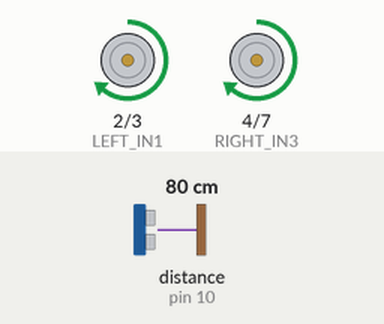
Bench run of a sketch on a simulated Arduino Uno, built with avr-gcc and run on an emulated ATmega328P. Parts: motor-driver pin pairs drawn as motors (green arrow = first pin HIGH = forward, orange = second pin HIGH = backward, longer = more drive, scaled by the enable pin). Wiring (inferred from the names in the program): ultrasonic range finder: trigger pin 9; echo pin 10. The inputs (shaded band) are chosen by the test bench; at power-on: distance to the obstacle (sensor on pin 10) 80 cm. The echo pulse lasts 58.3 µs per cm; what the sketch prints to the serial monitor is not drawn.

Above: at 2.4 s.
2.5 s: distance to the obstacle (sensor on pin 10) set to 30 cm
5.5 s: distance to the obstacle (sensor on pin 10) set to 23 cm
At 7.3 s:
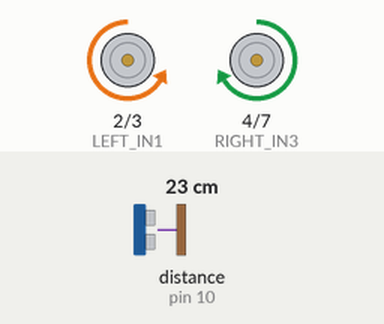
8.5 s: distance to the obstacle (sensor on pin 10) set to 60 cm
11.5 s: distance to the obstacle (sensor on pin 10) set to 2 cm
At 13.5 s:
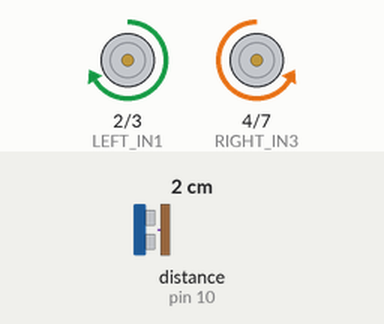
14.5 s: distance to the obstacle (sensor on pin 10) set to 35 cm
At 15.2 s:
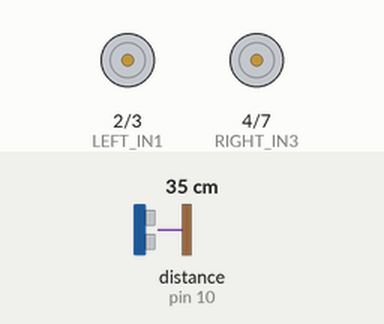
Timing chart, 0 to 17.5 s (numbered marks = the images above; inputs shaded):
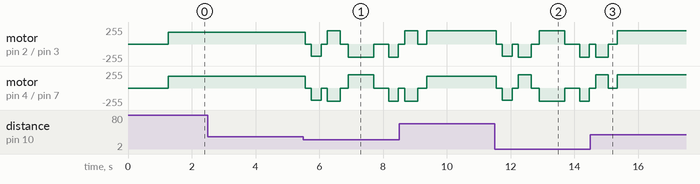

Measured:
- the behaviour switches between 27 and 26 cm on distance to the obstacle (sensor on pin 10) (found by bisection; images 0 and 1)
- after the input at 2.5 s, every drawn part: stays the same
- after the input at 14.5 s, motor on pin 2 (LEFT_IN1) / pin 3 (LEFT_IN2): goes on until 15.3 s, then stays forward 200/255

The sketch:

obstacle_avoiding_robot.ino
```cpp
// (licence header left out)
// =============================================================================
// PIN CONFIGURATION
// =============================================================================
// Centralized pin definitions — change these if your wiring differs.

// HC-SR04 Ultrasonic Sensor Pins
const int TRIG_PIN = 9;   // Trigger pin (OUTPUT) — sends ultrasonic pulse
const int ECHO_PIN = 10;  // Echo pin (INPUT) — receives reflected pulse

// L298N Motor Driver Pins — Left Motors (Motor A)
const int LEFT_EN  = 5;   // ENA — PWM speed control for left motors
const int LEFT_IN1 = 2;   // IN1 — direction control for left motors
const int LEFT_IN2 = 3;   // IN2 — direction control for left motors

// L298N Motor Driver Pins — Right Motors (Motor B)
const int RIGHT_EN = 6;   // ENB — PWM speed control for right motors
const int RIGHT_IN3 = 4;  // IN3 — direction control for right motors
const int RIGHT_IN4 = 7;  // IN4 — direction control for right motors

// =============================================================================
// CONFIGURABLE PARAMETERS
// =============================================================================
// Adjust these values to tune the robot's behavior.

const int OBSTACLE_THRESHOLD_CM = 25;    // Distance (cm) to trigger obstacle avoidance
const int MOTOR_SPEED           = 180;   // Motor speed (0–255, PWM duty cycle)
const int TURN_SPEED            = 200;   // Speed during turning maneuvers
const int TURN_DURATION_MS      = 400;   // Duration of a turn (milliseconds)
const int BACKUP_DURATION_MS    = 300;   // Duration of reverse before turning (ms)
const int SENSOR_DELAY_MS       = 50;    // Delay between sensor readings (ms)
const long ULTRASONIC_TIMEOUT   = 25000; // Timeout for echo pulse (microseconds)
                                          // ~425 cm max range at speed of sound

// =============================================================================
// GLOBAL VARIABLES
// =============================================================================
long duration;       // Duration of the ultrasonic echo pulse (microseconds)
int  distance;       // Calculated distance to obstacle (centimeters)
bool lastTurnRight = false;  // Alternates turn direction for better coverage

// =============================================================================
// SETUP — Runs once when Arduino powers on or resets
// =============================================================================
void setup() {
  // Initialize serial communication for debugging
  Serial.begin(9600);
  Serial.println(F("==========================================="));
  Serial.println(F("  OBSTACLE-AVOIDING ROBOT CAR"));
  Serial.println(F("  Initializing..."));
  Serial.println(F("==========================================="));

  // Configure ultrasonic sensor pins
  pinMode(TRIG_PIN, OUTPUT);
  pinMode(ECHO_PIN, INPUT);

  // Configure motor driver pins
  pinMode(LEFT_EN,   OUTPUT);
  pinMode(LEFT_IN1,  OUTPUT);
  pinMode(LEFT_IN2,  OUTPUT);
  pinMode(RIGHT_EN,  OUTPUT);
  pinMode(RIGHT_IN3, OUTPUT);
  pinMode(RIGHT_IN4, OUTPUT);

  // Ensure motors are stopped at startup
  stopMotors();

  Serial.println(F("  Sensor pins configured."));
  Serial.println(F("  Motor pins configured."));
  Serial.print(F("  Obstacle threshold: "));
  Serial.print(OBSTACLE_THRESHOLD_CM);
  Serial.println(F(" cm"));
  Serial.print(F("  Motor speed: "));
  Serial.println(MOTOR_SPEED);
  Serial.println(F("  Initialization complete!"));
  Serial.println(F("==========================================="));
  Serial.println();

  // Brief delay before starting main loop
  delay(1000);
}

// =============================================================================
// MAIN LOOP — Runs continuously after setup()
// =============================================================================
void loop() {
  // Step 1: Read distance from ultrasonic sensor
  distance = readDistance();

  // Step 2: Validate the reading
  if (distance <= 0 || distance > 400) {
    // Invalid reading — sensor error or out of range
    Serial.println(F("[WARNING] Invalid sensor reading — stopping for safety."));
    stopMotors();
    delay(SENSOR_DELAY_MS);
    return;  // Skip this iteration and retry
  }

  // Step 3: Log the distance
  Serial.print(F("[SENSOR] Distance: "));
  Serial.print(distance);
  Serial.println(F(" cm"));

  // Step 4: Decide action based on distance
  if (distance <= OBSTACLE_THRESHOLD_CM) {
    // Obstacle detected — execute avoidance maneuver
    Serial.println(F("[ACTION] Obstacle detected! Executing avoidance..."));
    executeObstacleAvoidance();
  } else {
    // Path is clear — move forward
    moveForward();
  }

  // Step 5: Brief delay before next sensor reading
  delay(SENSOR_DELAY_MS);
}

// =============================================================================
// SENSOR FUNCTIONS
// =============================================================================

/**
 * readDistance()
 *
 * Sends an ultrasonic pulse and measures the time for the echo to return.
 * Calculates the distance to the nearest object in centimeters.
 *
 * How it works:
 *   1. Send a 10µs HIGH pulse on the TRIG pin.
 *   2. The HC-SR04 emits eight 40kHz ultrasonic pulses.
 *   3. The ECHO pin goes HIGH for the duration of the round-trip.
 *   4. Distance = (duration × speed of sound) / 2
 *      Speed of sound ≈ 0.0343 cm/µs → distance = duration / 58.2
 *
 * Returns:
 *   Distance in centimeters (int).
 *   Returns 0 if the sensor times out (no echo received).
 */
int readDistance() {
  // Ensure TRIG pin is LOW before sending pulse
  digitalWrite(TRIG_PIN, LOW);
  delayMicroseconds(2);

  // Send a 10µs HIGH pulse to trigger the sensor
  digitalWrite(TRIG_PIN, HIGH);
  delayMicroseconds(10);
  digitalWrite(TRIG_PIN, LOW);

  // Measure the duration of the ECHO pulse (with timeout)
  duration = pulseIn(ECHO_PIN, HIGH, ULTRASONIC_TIMEOUT);

  // If pulseIn timed out, it returns 0
  if (duration == 0) {
    Serial.println(F("[SENSOR] Echo timeout — no object in range."));
    return 0;
  }

  // Calculate distance: duration (µs) / 58.2 ≈ distance (cm)
  // Using integer math: duration / 58
  int calculatedDistance = duration / 58;

  return calculatedDistance;
}

// =============================================================================
// MOTOR CONTROL FUNCTIONS
// =============================================================================

/**
 * moveForward()
 *
 * Drives all four motors forward at the configured speed.
 * Left motors: IN1=HIGH, IN2=LOW
 * Right motors: IN3=HIGH, IN4=LOW
 *
 * Note: If the robot moves backward instead of forward, swap the
 * IN1/IN2 values for left motors and/or IN3/IN4 values for right motors.
 * See the troubleshooting guide for detailed instructions.
 */
void moveForward() {
  // Set left motors direction — FORWARD
  digitalWrite(LEFT_IN1, HIGH);
  digitalWrite(LEFT_IN2, LOW);

  // Set right motors direction — FORWARD
  digitalWrite(RIGHT_IN3, HIGH);
  digitalWrite(RIGHT_IN4, LOW);

  // Set motor speeds via PWM
  analogWrite(LEFT_EN,  MOTOR_SPEED);
  analogWrite(RIGHT_EN, MOTOR_SPEED);
}

/**
 * moveBackward()
 *
 * Drives all four motors in reverse at the configured speed.
 * Left motors: IN1=LOW, IN2=HIGH
 * Right motors: IN3=LOW, IN4=HIGH
 */
void moveBackward() {
  Serial.println(F("[MOTOR] Reversing..."));

  // Set left motors direction — REVERSE
  digitalWrite(LEFT_IN1, LOW);
  digitalWrite(LEFT_IN2, HIGH);

  // Set right motors direction — REVERSE
  digitalWrite(RIGHT_IN3, LOW);
  digitalWrite(RIGHT_IN4, HIGH);

  // Set motor speeds via PWM
  analogWrite(LEFT_EN,  MOTOR_SPEED);
  analogWrite(RIGHT_EN, MOTOR_SPEED);
}

/**
 * turnLeft()
 *
 * Turns the robot to the left by:
 *   - Running RIGHT motors forward
 *   - Running LEFT motors backward (or stopping them)
 * This creates a differential turn.
 */
void turnLeft() {
  Serial.println(F("[MOTOR] Turning LEFT..."));

  // Left motors — REVERSE (or stop for a wider turn)
  digitalWrite(LEFT_IN1, LOW);
  digitalWrite(LEFT_IN2, HIGH);

  // Right motors — FORWARD
  digitalWrite(RIGHT_IN3, HIGH);
  digitalWrite(RIGHT_IN4, LOW);

  // Set turn speed
  analogWrite(LEFT_EN,  TURN_SPEED);
  analogWrite(RIGHT_EN, TURN_SPEED);
}

/**
 * turnRight()
 *
 * Turns the robot to the right by:
 *   - Running LEFT motors forward
 *   - Running RIGHT motors backward (or stopping them)
 * This creates a differential turn.
 */
void turnRight() {
  Serial.println(F("[MOTOR] Turning RIGHT..."));

  // Left motors — FORWARD
  digitalWrite(LEFT_IN1, HIGH);
  digitalWrite(LEFT_IN2, LOW);

  // Right motors — REVERSE
  digitalWrite(RIGHT_IN3, LOW);
  digitalWrite(RIGHT_IN4, HIGH);

  // Set turn speed
  analogWrite(LEFT_EN,  TURN_SPEED);
  analogWrite(RIGHT_EN, TURN_SPEED);
}

/**
 * stopMotors()
 *
 * Immediately stops all four motors by setting all direction pins LOW
 * and PWM speed to 0.
 */
void stopMotors() {
  // Set all direction pins LOW
  digitalWrite(LEFT_IN1,  LOW);
  digitalWrite(LEFT_IN2,  LOW);
  digitalWrite(RIGHT_IN3, LOW);
  digitalWrite(RIGHT_IN4, LOW);

  // Set speed to zero
  analogWrite(LEFT_EN,  0);
  analogWrite(RIGHT_EN, 0);
}

// =============================================================================
// OBSTACLE AVOIDANCE STRATEGY
// =============================================================================

/**
 * executeObstacleAvoidance()
 *
 * Implements a safe obstacle-response strategy:
 *   1. Stop the robot immediately.
 *   2. Reverse for a short distance.
 *   3. Turn in an alternating direction (left/right).
 *   4. Check if the new path is clear before resuming.
 *
 * The turn direction alternates each time to help the robot navigate
 * around obstacles more effectively rather than always turning one way.
 */
void executeObstacleAvoidance() {
  // Step 1: Stop immediately
  stopMotors();
  delay(200);

  // Step 2: Reverse to create clearance
  moveBackward();
  delay(BACKUP_DURATION_MS);

  // Step 3: Stop before turning
  stopMotors();
  delay(200);

  // Step 4: Turn in alternating direction
  if (lastTurnRight) {
    turnLeft();
    lastTurnRight = false;
  } else {
    turnRight();
    lastTurnRight = true;
  }
  delay(TURN_DURATION_MS);

  // Step 5: Stop after turning
  stopMotors();
  delay(200);

  // Step 6: Check if the new path is clear
  int newDistance = readDistance();
  Serial.print(F("[CHECK] New path distance: "));
  Serial.print(newDistance);
  Serial.println(F(" cm"));

  if (newDistance > 0 && newDistance <= OBSTACLE_THRESHOLD_CM) {
    // Still blocked — try turning the other direction
    Serial.println(F("[ACTION] Still blocked — turning opposite direction..."));

    if (lastTurnRight) {
      turnLeft();
      lastTurnRight = false;
    } else {
      turnRight();
      lastTurnRight = true;
    }
    delay(TURN_DURATION_MS * 2);  // Longer turn to try a different angle

    stopMotors();
    delay(200);
  }

  Serial.println(F("[ACTION] Avoidance complete — resuming navigation."));
}

// =============================================================================
// END OF CODE
// =============================================================================
/*
 * MOTOR DIRECTION TROUBLESHOOTING
 * ================================
 * If a motor spins in the wrong direction:
 *
 * Option 1 (Hardware): Swap the two motor wires at the L298N terminal.
 *
 * Option 2 (Software): Swap the HIGH/LOW values for that motor's IN pins.
 *   Example — If left motors go backward when moveForward() is called:
 *     Change: digitalWrite(LEFT_IN1, HIGH); → digitalWrite(LEFT_IN1, LOW);
 *     Change: digitalWrite(LEFT_IN2, LOW);  → digitalWrite(LEFT_IN2, HIGH);
 *
 * Each motor pair (left/right) can be corrected independently.
 *
 * SPEED TUNING
 * =============
 * - Increase MOTOR_SPEED (max 255) if the robot moves too slowly.
 * - Decrease MOTOR_SPEED if the robot is too fast to detect obstacles.
 * - Adjust TURN_DURATION_MS to control how sharply the robot turns.
 * - Adjust OBSTACLE_THRESHOLD_CM to change how close the robot gets
 *   before reacting (smaller = closer approach, riskier).
 */
```
